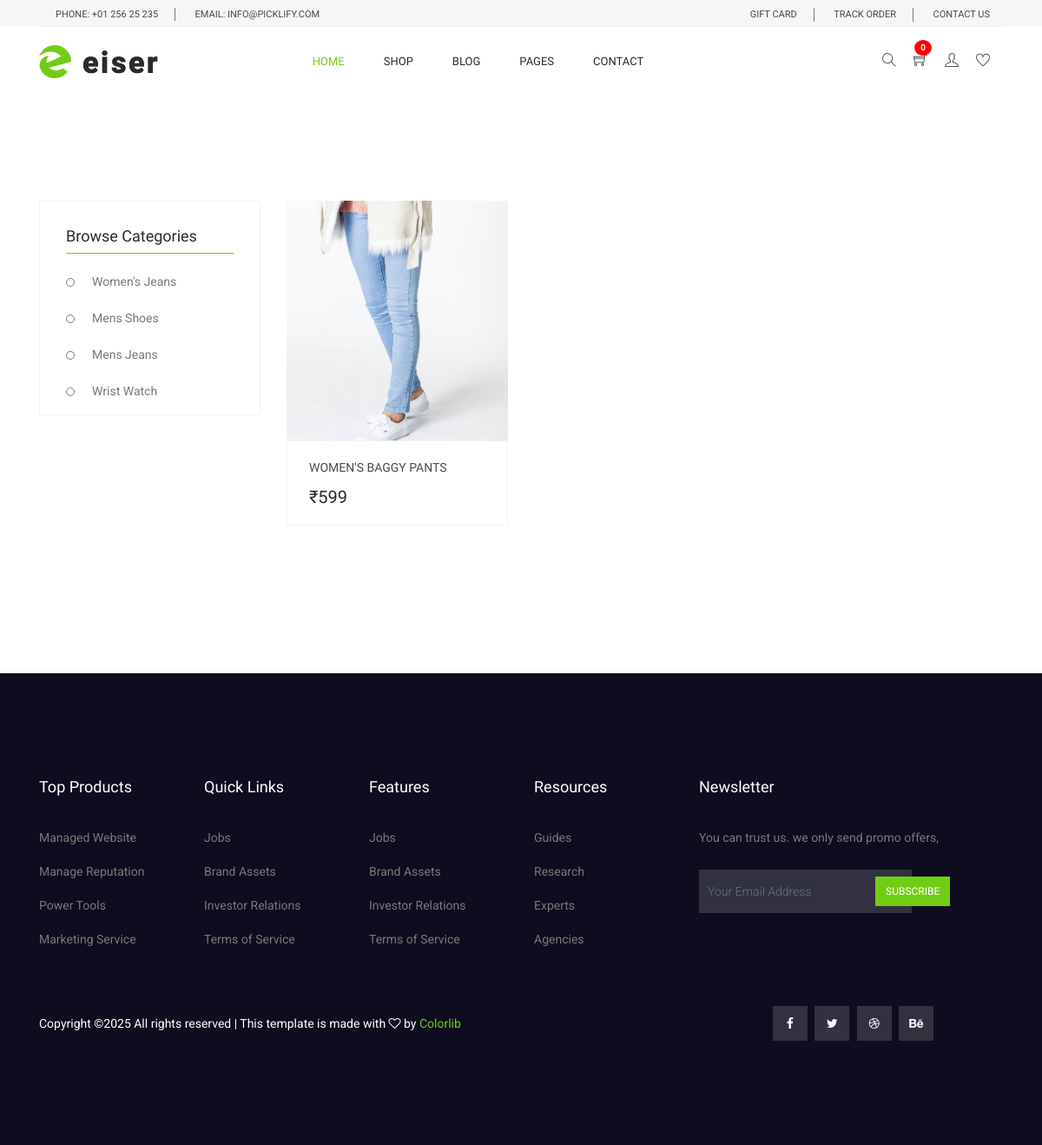
The page /product/category/womens-jeans/ on the database its author committed.
### products/models.py (models this page shows, shortened)
class Category(BaseModel):
    category_name = models.CharField(max_length=100)
    slug = models.SlugField(unique=True, null=True, blank=True)
    category_image = models.ImageField(upload_to="categories")

class Product(BaseModel):
    product_name = models.CharField(max_length=100)
    slug = models.SlugField(unique=True, null=True, blank=True)
    category = models.ForeignKey(Category, on_delete=models.CASCADE, related_name="products")
    price = models.IntegerField()
    product_description = models.TextField()
    color_variant = models.ManyToManyField(ColorVariant, blank=True)
    size_variant = models.ManyToManyField(SizeVariant, blank=True)

class ProductImage(BaseModel):
    product = models.ForeignKey(Product, on_delete=models.CASCADE, related_name="product_images")
    image = models.ImageField(upload_to="product")

### products/views.py (the view)
# urls.py: path('category/<slug:slug>/', category_products, name='category_products'),
def category_products(request, slug):
    selected_category = get_object_or_404(Category, slug=slug)
    categories = Category.objects.all()
    products = Product.objects.filter(category=selected_category)
    return render(request, 'product/category.html', {
        'categories': categories,
        'products': products,
        'selected_category': selected_category,
    })

### templates/product/category.html (shortened to what this page needs)
{% extends 'base/base.html' %} {% load static %} {% block content %}
<section class="cat_product_area section_gap">
  <div class="container">
    <div class="row">
      <div class="col-lg-3">
        <div class="left_sidebar_area">
          <aside class="left_widgets p_filter_widgets">
            <div class="l_w_title">
              <h3>Browse Categories</h3>
            </div>
            <div class="widgets_inner">
              <ul class="list">
                {% for category in categories %} {% if category.slug %}
                <li>
                  <a href="{% url 'category_products' category.slug %}">
                    {{ category.category_name }}
                  </a>
                </li>
                {% endif %} {% empty %}
                <li>No categories found.</li>
                {% endfor %}
              </ul>
            </div>
          </aside>
        </div>
      </div>
      <div class="col-lg-9">
        <div class="row">
          {% for product in products %}
          <div class="col-lg-4 col-md-6">
            <div class="single-product">
              <div class="product-img">
                {% with product.product_images.first as image %} {% if image %}
                <img
                  class="card-img"
                  src="{{ image.image.url }}"
                  alt="{{ product.product_name }}"
                />
                {% else %}
                <img
                  class="card-img"
                  src="{% static 'img/no-image.jpg' %}"
                  alt="No Image"
                />
                {% endif %} {% endwith %}
              </div>
              <div class="product-btm">
                <a href="#" class="d-block">
                  <h4>{{ product.product_name }}</h4>
                </a>
                <div class="mt-3">
                  <span class="mr-4">₹{{ product.price }}</span>
                </div>
              </div>
            </div>
          </div>
          {% empty %}
          <div class="col-12">
            <p>No products available in this category.</p>
          </div>
          {% endfor %}
        </div>
      </div>
    </div>
  </div>
</section>
{% endblock %}

### public/static/css/style.css (style rules this page uses)
body { line-height:24px;font-size:14px;font-family:"Roboto",sans-serif;font-weight:normal;color:#797979 }
h1,h2,h3,h4,h5,h6 { font-family:"Heebo",sans-serif;color:#2a2a2a;font-weight:500 }
.list { list-style:none;margin:0px;padding:0px }
a { text-decoration:none;transition:all 0.3s ease-in-out }
ul { list-style-type:none;margin:0;padding:0 }
.section_gap { padding:120px 0px }
h3 { font-size:24px }
h4 { font-size:18px }
.single-product { text-align:center;margin-bottom:50px }
.single-product .product-img { position:relative;overflow:hidden }
.single-product .product-btm { padding:22px 25px 18px;border:1px solid #f0f2f1;text-align:left }
.single-product .product-btm h4 { color:#4a4a4a;font-size:14px;font-weight:400;text-transform:uppercase;margin-bottom:0px;transition:all 300ms linear 0s }
.single-product .product-btm span { font-family:"Heebo",sans-serif;font-size:20px;font-weight:500;line-height:16px;color:#2a2a2a }
.left_widgets { margin-bottom:30px;border:1px solid #eff2f3 }
.left_widgets:last-child { margin-bottom:0px }
.widgets_inner { padding-left:30px;padding-right:30px;padding-top:0px;padding-bottom:15px }
.l_w_title { padding-left:30px;padding-right:30px }
.l_w_title h3 { margin-bottom:20px;margin-top:20px;font-size:18px;color:#2a2a2a;font-weight:500;line-height:40px;position:relative }
.l_w_title h3::after { content:'';position:absolute;bottom:0px;left:0px;width:100%;height:1px;background:#71cd14 }
.p_filter_widgets .widgets_inner { border-bottom:1px solid #eeeeee }
.p_filter_widgets .widgets_inner:last-child { border-bottom:0px }
.p_filter_widgets .list li { margin-bottom:18px }
.p_filter_widgets .list li a { padding-left:30px;font-size:14px;font-family:"Roboto",sans-serif;font-weight:normal;color:#797979;position:relative }
.p_filter_widgets .list li a:before { content:"";height:10px;width:10px;border-radius:50%;border:1px solid #797979;position:absolute;left:0px;top:4px;transition:all 300ms linear 0s }
.p_filter_widgets .list li a:after { content:"";height:4px;width:4px;background:#fff;border-radius:50%;position:absolute;left:3px;top:8px;transition:all 300ms linear 0s }
.p_filter_widgets .list li:last-child { margin-bottom:0px }

### rows shown on the page
Category: category_name "Women's Jeans"
Category: category_name "Mens Shoes"
Category: category_name "Mens Jeans"
Category: category_name "Wrist Watch"
Product: product_images.first.image (picture), product_name "WOMEN'S BAGGY PANTS", price "599"
